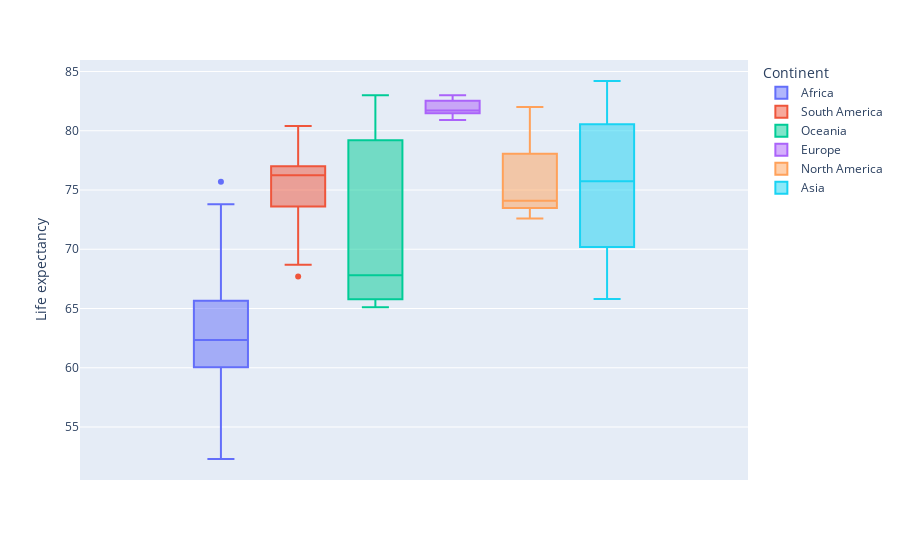

This figure's notebook cell:
### Code cell
px.box(gdp_pop_le.query("Year == 2017").dropna(), y = "Life expectancy", color = "Continent")

### Figure 1 — Plotly figure (JSON) as saved in the notebook; plotly's stock layout.template omitted (floating-point values rounded to 4 significant figures)
{"data": [{"alignmentgroup": "True", "hovertemplate": "Continent=Africa<br>Life expectancy=%{y}<extra></extra>", "legendgroup": "Africa", "marker": {"color": "#636efa"}, "name": "Africa", "notched": false, "offsetgroup": "Africa", "orientation": "v", "showlegend": true, "type": "box", "x0": " ", "xaxis": "x", "y": [75.7, 59.9, 66.8, 59.5, 61.6, 60.8, 53.7, 52.3, 71.3, 66.2, 64, 62.5, 53.1, 60.6, 65.1, 63, 65.1, 62.2, 52.3, 65.9, 67.8, 73.8, 58.7, 65.4, 65.4, 60.2, 62.1, 60.7], "y0": " ", "yaxis": "y"}, {"alignmentgroup": "True", "hovertemplate": "Continent=South America<br>Life expectancy=%{y}<extra></extra>", "legendgroup": "South America", "marker": {"color": "#EF553B"}, "name": "South America", "notched": false, "offsetgroup": "South America", "orientation": "v", "showlegend": true, "type": "box", "x0": " ", "xaxis": "x", "y": [76.8, 67.7, 74.8, 80.4, 76.6, 77, 68.7, 73.6, 75.9, 77.6], "y0": " ", "yaxis": "y"}, {"alignmentgroup": "True", "hovertemplate": "Continent=Oceania<br>Life expectancy=%{y}<extra></extra>", "legendgroup": "Oceania", "marker": {"color": "#00cc96"}, "name": "Oceania", "notched": false, "offsetgroup": "Oceania", "orientation": "v", "showlegend": true, "type": "box", "x0": " ", "xaxis": "x", "y": [83, 67.8, 65.1], "y0": " ", "yaxis": "y"}, {"alignmentgroup": "True", "hovertemplate": "Continent=Europe<br>Life expectancy=%{y}<extra></extra>", "legendgroup": "Europe", "marker": {"color": "#ab63fa"}, "name": "Europe", "notched": false, "offsetgroup": "Europe", "orientation": "v", "showlegend": true, "type": "box", "x0": " ", "xaxis": "x", "y": [81.6, 81.4, 81.1, 81.5, 82.5, 80.9, 82.7, 81.7, 81.7, 82.6, 81.5, 83, 82.4], "y0": " ", "yaxis": "y"}, {"alignmentgroup": "True", "hovertemplate": "Continent=North America<br>Life expectancy=%{y}<extra></extra>", "legendgroup": "North America", "marker": {"color": "#FFA15A"}, "name": "North America", "notched": false, "offsetgroup": "North America", "orientation": "v", "showlegend": true, "type": "box", "x0": " ", "xaxis": "x", "y": [73.6, 73.6, 82, 79.4, 73.1, 72.6, 72.7, 74.1, 73.6, 77.8, 74.3, 74.2, 78.8], "y0": " ", "yaxis": "y"}, {"alignmentgroup": "True", "hovertemplate": "Continent=Asia<br>Life expectancy=%{y}<extra></extra>", "legendgroup": "Asia", "marker": {"color": "#19d3f3"}, "name": "Asia", "notched": false, "offsetgroup": "Asia", "orientation": "v", "showlegend": true, "type": "box", "x0": " ", "xaxis": "x", "y": [71.8, 77.2, 70.5, 69.9, 76, 82.7, 84.2, 75.5, 65.8, 68.9, 66.3, 71.5, 83.2, 83.3, 78.4, 77.1], "y0": " ", "yaxis": "y"}], "layout": {"boxmode": "group", "legend": {"title": {"text": "Continent"}, "tracegroupgap": 0}, "margin": {"t": 60}, "xaxis": {"anchor": "y", "domain": [0, 1]}, "yaxis": {"anchor": "x", "domain": [0, 1], "title": {"text": "Life expectancy"}}}}
